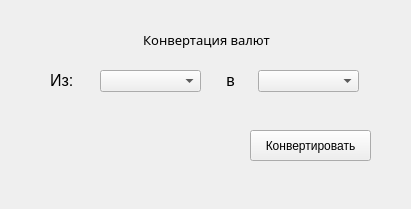
<?xml version="1.0" encoding="UTF-8"?>
<ui version="4.0">
 <class>Form</class>
 <widget class="QWidget" name="Form">
  <property name="geometry">
   <rect>
    <x>0</x>
    <y>0</y>
    <width>411</width>
    <height>209</height>
   </rect>
  </property>
  <property name="windowTitle">
   <string>Form</string>
  </property>
  <widget class="QLabel" name="info_label">
   <property name="geometry">
    <rect>
     <x>16</x>
     <y>30</y>
     <width>381</width>
     <height>20</height>
    </rect>
   </property>
   <property name="font">
    <font>
     <family>Segoe Print</family>
     <pointsize>10</pointsize>
    </font>
   </property>
   <property name="text">
    <string>Конвертация валют</string>
   </property>
   <property name="alignment">
    <set>Qt::AlignCenter</set>
   </property>
  </widget>
  <widget class="QComboBox" name="before_box">
   <property name="geometry">
    <rect>
     <x>100</x>
     <y>70</y>
     <width>101</width>
     <height>22</height>
    </rect>
   </property>
  </widget>
  <widget class="QComboBox" name="after_box">
   <property name="geometry">
    <rect>
     <x>258</x>
     <y>70</y>
     <width>101</width>
     <height>22</height>
    </rect>
   </property>
  </widget>
  <widget class="QLabel" name="from_label">
   <property name="geometry">
    <rect>
     <x>50</x>
     <y>70</y>
     <width>41</width>
     <height>21</height>
    </rect>
   </property>
   <property name="font">
    <font>
     <pointsize>12</pointsize>
    </font>
   </property>
   <property name="text">
    <string>Из:</string>
   </property>
  </widget>
  <widget class="QLabel" name="to_label">
   <property name="geometry">
    <rect>
     <x>210</x>
     <y>70</y>
     <width>41</width>
     <height>21</height>
    </rect>
   </property>
   <property name="font">
    <font>
     <pointsize>12</pointsize>
    </font>
   </property>
   <property name="text">
    <string>в</string>
   </property>
   <property name="alignment">
    <set>Qt::AlignCenter</set>
   </property>
  </widget>
  <widget class="QPushButton" name="conventator_button">
   <property name="geometry">
    <rect>
     <x>250</x>
     <y>130</y>
     <width>121</width>
     <height>31</height>
    </rect>
   </property>
   <property name="text">
    <string>Конвертировать</string>
   </property>
  </widget>
 </widget>
 <resources/>
 <connections/>
</ui>
